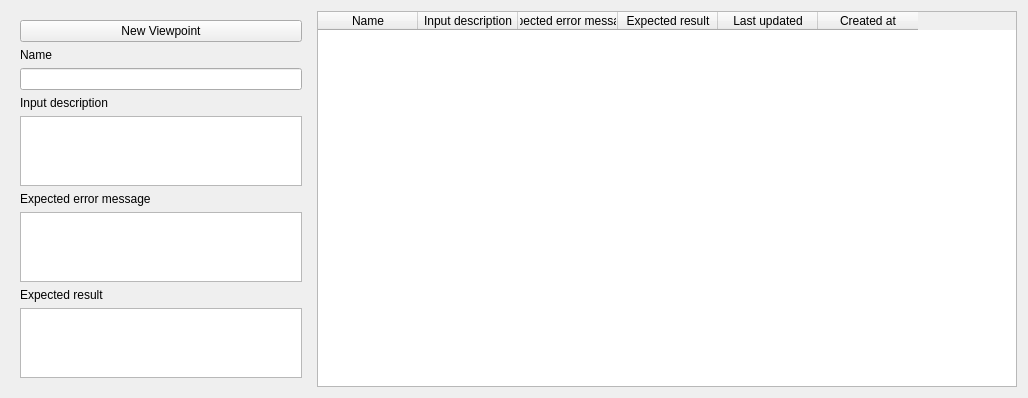
<?xml version="1.0" encoding="UTF-8"?>
<ui version="4.0">
 <class>ViewpointWidget</class>
 <widget class="QWidget" name="ViewpointWidget">
  <property name="geometry">
   <rect>
    <x>0</x>
    <y>0</y>
    <width>1024</width>
    <height>392</height>
   </rect>
  </property>
  <property name="windowTitle">
   <string>Form</string>
  </property>
  <layout class="QHBoxLayout" name="viewpointLayout">
   <item>
    <widget class="QWidget" name="widget_2" native="true">
     <property name="minimumSize">
      <size>
       <width>300</width>
       <height>0</height>
      </size>
     </property>
     <property name="maximumSize">
      <size>
       <width>400</width>
       <height>16777215</height>
      </size>
     </property>
     <layout class="QVBoxLayout" name="verticalLayout_7">
      <item>
       <widget class="QPushButton" name="newViewpointButton">
        <property name="text">
         <string>New Viewpoint</string>
        </property>
       </widget>
      </item>
      <item>
       <widget class="QLabel" name="label_3">
        <property name="text">
         <string>Name</string>
        </property>
       </widget>
      </item>
      <item>
       <widget class="QLineEdit" name="viewpointNameEdit"/>
      </item>
      <item>
       <widget class="QLabel" name="label_4">
        <property name="text">
         <string>Input description</string>
        </property>
       </widget>
      </item>
      <item>
       <widget class="QTextEdit" name="viewpointDescriptionEdit"/>
      </item>
      <item>
       <widget class="QLabel" name="label_5">
        <property name="text">
         <string>Expected error message</string>
        </property>
       </widget>
      </item>
      <item>
       <widget class="QTextEdit" name="viewpointExpectedErrorEdit"/>
      </item>
      <item>
       <widget class="QLabel" name="label_6">
        <property name="text">
         <string>Expected result</string>
        </property>
       </widget>
      </item>
      <item>
       <widget class="QTextEdit" name="viewpointExpectedResultEdit"/>
      </item>
     </layout>
    </widget>
   </item>
   <item>
    <widget class="QTableWidget" name="viewpointTabelWidget">
     <property name="minimumSize">
      <size>
       <width>700</width>
       <height>0</height>
      </size>
     </property>
     <property name="sizeAdjustPolicy">
      <enum>QAbstractScrollArea::AdjustToContents</enum>
     </property>
     <attribute name="verticalHeaderVisible">
      <bool>false</bool>
     </attribute>
     <column>
      <property name="text">
       <string>Name</string>
      </property>
     </column>
     <column>
      <property name="text">
       <string>Input description</string>
      </property>
     </column>
     <column>
      <property name="text">
       <string>Expected error message</string>
      </property>
     </column>
     <column>
      <property name="text">
       <string>Expected result</string>
      </property>
     </column>
     <column>
      <property name="text">
       <string>Last updated</string>
      </property>
     </column>
     <column>
      <property name="text">
       <string>Created at</string>
      </property>
     </column>
    </widget>
   </item>
  </layout>
 </widget>
 <resources/>
 <connections/>
</ui>
